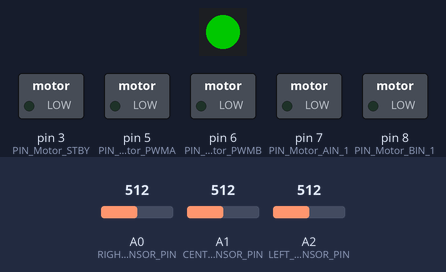
Bench run of a sketch on a simulated Arduino Uno, built with avr-gcc and run on an emulated ATmega328P. Shown: 1 RGB LEDs in strip order, left to right, switched loads named in the sketch (green lamp = pin HIGH). Inputs (shaded band) come from the test bench; at power-on: A0 (RIGHT_SENSOR_PIN) = 512, A1 (CENTER_SENSOR_PIN) = 512, A2 (LEFT_SENSOR_PIN) = 512. Dim RGB values are drawn brighter than linear.

Above: at 2.8 s.
2.9 s: A0 (RIGHT_SENSOR_PIN) set to 612
4.4 s: A0 (RIGHT_SENSOR_PIN) set to 637
At 5.2 s:
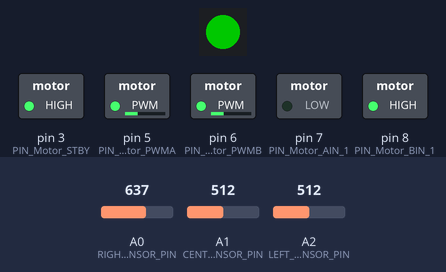
5.9 s: A1 (CENTER_SENSOR_PIN) set to 621
7.4 s: A1 (CENTER_SENSOR_PIN) set to 636
At 8.4 s:
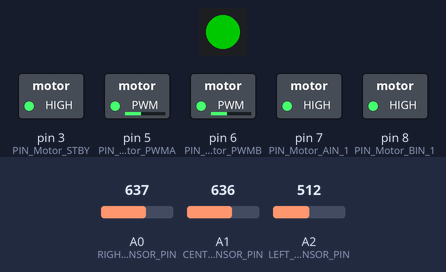
8.9 s: A1 (CENTER_SENSOR_PIN) set to 618
At 9.6 s:
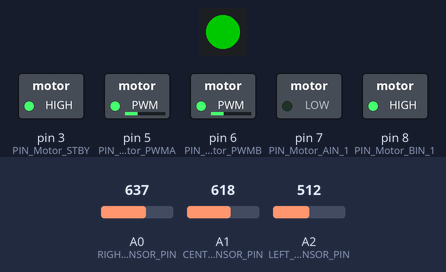
10.4 s: A2 (LEFT_SENSOR_PIN) set to 610
11.9 s: A2 (LEFT_SENSOR_PIN) set to 641
At 13.2 s:
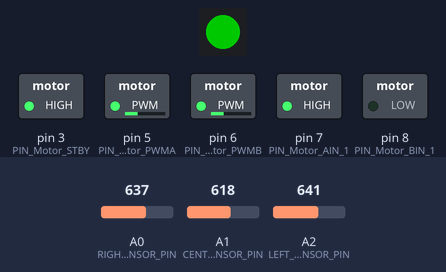
Timing chart, 0 to 14.4 s (numbered marks = the images above; inputs shaded):
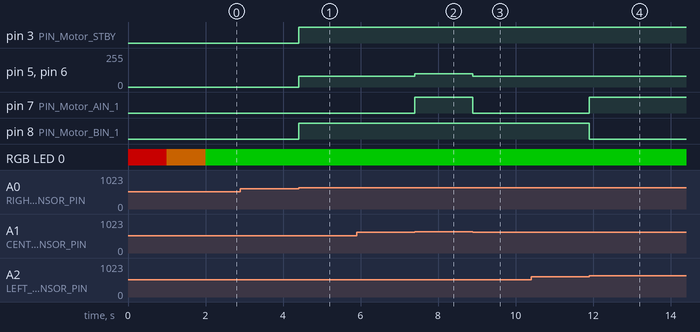

Measured:
- the behaviour switches between 628 and 629 on A0 (RIGHT_SENSOR_PIN) (found by bisection; images 0 and 1)
- the behaviour switches between 628 and 629 on A1 (CENTER_SENSOR_PIN) (found by bisection; images 1 and 2)
- the behaviour switches between 628 and 629 on A2 (LEFT_SENSOR_PIN) (found by bisection; images 3 and 4)
- after the input at 2.9 s, every drawn part: stays the same
- after the input at 4.4 s, pin 3 (PIN_Motor_STBY), pin 8 (PIN_Motor_BIN_1): LOW → HIGH at once; pin 5 (PIN_Motor_PWMA), pin 6 (PIN_Motor_PWMB): 0/255 → 80/255 at once
- after the input at 5.9 s, every drawn part: stays the same
- after the input at 7.4 s, pin 5 (PIN_Motor_PWMA), pin 6 (PIN_Motor_PWMB): 80/255 → 100/255 at once; pin 7 (PIN_Motor_AIN_1): LOW → HIGH at once
- after the input at 8.9 s, pin 5 (PIN_Motor_PWMA), pin 6 (PIN_Motor_PWMB): 100/255 → 80/255 at once; pin 7 (PIN_Motor_AIN_1): HIGH → LOW at once
- after the input at 10.4 s, every drawn part: stays the same
- after the input at 11.9 s, pin 7 (PIN_Motor_AIN_1): LOW → HIGH at once; pin 8 (PIN_Motor_BIN_1): HIGH → LOW at once

The sketch:

motorDemo.ino
```cpp
//Wincker Matthias Frebillot-Fergut Andrea
#include "CarMotors.h" // Bibliothèque pour contrôler les moteurs du robot
#include "FastLED.h"   // Bibliothèque pour gérer les LEDs RGB

CarMotors car; // Objet représentant les moteurs de la voiture
int intersectionCount = 0; // Compteur du nombre d'intersections

// define pour les broches des capteurs de ligne
#define LEFT_SENSOR_PIN A2
#define CENTER_SENSOR_PIN A1
#define RIGHT_SENSOR_PIN A0

// Define pour le pin de la led et le nombre de leds
#define PIN_RGBLED 4
#define NUM_LEDS 1

CRGB leds[NUM_LEDS]; // Tableau avec couleur led

// Seuil de détection des capteurs de ligne
#define THRESHOLD 628

// Vitesse de base et vitesse pour les virages
#define BASE_SPEED 100
#define TURN_SPEED 80

// Seuil addition des capteurs permet la detection d'intersections
int allsensor = 2350;

// Indicateur pour savoir si le robot est actuellement à une intersection
bool isAtIntersection = false;

void setup() {
  Serial.begin(9600); // Permet d'initialiser la com serie
  car.init(BASE_SPEED); // Init de la vitesse
  pinMode(LEFT_SENSOR_PIN, INPUT);   // Configurer le capteur gauche comme entrée
  pinMode(CENTER_SENSOR_PIN, INPUT); // Configurer le capteur central comme entrée
  pinMode(RIGHT_SENSOR_PIN, INPUT);  // Configurer le capteur droit comme entrée
  FastLED.addLeds<NEOPIXEL, PIN_RGBLED>(leds, NUM_LEDS); // Initialisation de la led
  FastLED.setBrightness(100); // Réglage de la luminosité de la led
  leds[0] = CRGB(255, 0, 0); // Rouge
  FastLED.show(); // Appliquer la couleur sur la led
}

void loop() {
  // Variables pour gérer une séquence d'initialisation avant le démarrage
  static unsigned long startTime = 0; // Temps de début
  static bool hasStarted = false; // Indique si le robot a démarré

  // demarage du robot, sequences leds
  if (!hasStarted) {
    if (startTime == 0) {
      startTime = millis(); // Enregistrer le moment ou le programme commence
      leds[0] = CRGB(255, 0, 0); // Rouge pour indiquer que le robot est au repos
      FastLED.show();
    }

    unsigned long currentTime = millis() - startTime; // Temps écoulé depuis le début

    if (currentTime >= 1000 && currentTime < 2000) {
      leds[0] = CRGB(255, 125, 0); // Orange pour signaler un état intermèdiaire
      FastLED.show();
    } else if (currentTime >= 2000) {
      leds[0] = CRGB(0, 255, 0); // Vert pour signaler que le robot est prêt à partir
      FastLED.show();
      hasStarted = true; // Marquer que le robot a demarrer
    }
    return; // Arreter ici pour laisser la sequence d'initialisation se dérouler
  }

  // Lecture des valeurs des capteurs de ligne
  int leftSensor = analogRead(LEFT_SENSOR_PIN); // Valeur du capteur gauche
  int centerSensor = analogRead(CENTER_SENSOR_PIN); // Valeur du capteur central
  int rightSensor = analogRead(RIGHT_SENSOR_PIN); // Valeur du capteur droit

  // Controle du mouvement en fonction des capteurs
  if (centerSensor > THRESHOLD) {
    car.setSpeed(BASE_SPEED); // Avancer en ligne droite
    car.goForward();
  } else if (leftSensor > THRESHOLD) {
    car.setSpeed(TURN_SPEED); // Tourner à gauche
    car.turnLeft();
  } else if (rightSensor > THRESHOLD) {
    car.setSpeed(TURN_SPEED); // Tourner à droite
    car.turnRight();
  } else {
    car.stop(); // S'arreter si aucun capteur n'est actif
  }

  // Détection d'une intersection
  if (allsensor < leftSensor + centerSensor + rightSensor &&
      leftSensor > THRESHOLD && centerSensor > THRESHOLD && rightSensor > THRESHOLD) {
    if (!isAtIntersection) { // Vérifier si c'est une nouvelle intersection
      isAtIntersection = true; // Marquer que nous sommes a une intersection
      intersectionCount++; // Incrémenter le compteur d'intersections
      Serial.println(intersectionCount); // Afficher le compteur sur le moniteur série

      // Changer la couleur des LEDs selon le nombre d'intersections
      if (intersectionCount < 3) {
        leds[0] = CRGB(0, 255, 0); // Vert
        FastLED.show();
      } else if (intersectionCount < 5) {
        leds[0] = CRGB(0, 0, 255); // Bleu
        FastLED.show();
      } else if (intersectionCount < 7) {
        leds[0] = CRGB(255, 128, 0); // Orange
        FastLED.show();
      }

      // Si le compteur atteint 7, reculer légèrement et arrêter
      if (intersectionCount >= 7) {
        car.setSpeed(50); // Vitesse lente
        car.goBackward(); // Reculer légèrement
        delay(250);
        car.stop(); // Arrêt complet
        leds[0] = CRGB(255, 255, 0); // Jaune pour end
        FastLED.show();
        while (true) {} //Stopper completement
      }
    }
  } else {
    isAtIntersection = false; // Reset
  }

  delay(10);
}
```

carMotors.cpp
```cpp
#include "CarMotors.h"

void CarMotors::init(uint8_t p_speed) {
  currentSpeed = p_speed;
  isMoving = false;
  pinMode(PIN_Motor_PWMA, OUTPUT);
  pinMode(PIN_Motor_PWMB, OUTPUT);
  pinMode(PIN_Motor_AIN_1, OUTPUT);
  pinMode(PIN_Motor_BIN_1, OUTPUT);
  pinMode(PIN_Motor_STBY, OUTPUT);
}

void CarMotors::goForward() {
  isMoving = true;
  digitalWrite(PIN_Motor_STBY, HIGH);
  digitalWrite(PIN_Motor_AIN_1, HIGH);
  analogWrite(PIN_Motor_PWMA, currentSpeed);
  digitalWrite(PIN_Motor_BIN_1, HIGH);
  analogWrite(PIN_Motor_PWMB, currentSpeed);
}

void CarMotors::goBackward() {
  isMoving = true;
  digitalWrite(PIN_Motor_STBY, HIGH);
  digitalWrite(PIN_Motor_AIN_1, LOW);
  analogWrite(PIN_Motor_PWMA, currentSpeed);
  digitalWrite(PIN_Motor_BIN_1, LOW);
  analogWrite(PIN_Motor_PWMB, currentSpeed);
}

void CarMotors::turnLeft() {
  isMoving = true;
  digitalWrite(PIN_Motor_STBY, HIGH);
  digitalWrite(PIN_Motor_AIN_1, HIGH);
  analogWrite(PIN_Motor_PWMA, currentSpeed);
  digitalWrite(PIN_Motor_BIN_1, LOW);
  analogWrite(PIN_Motor_PWMB, currentSpeed);
}

void CarMotors::turnRight() {
  isMoving = true;
  digitalWrite(PIN_Motor_STBY, HIGH);
  digitalWrite(PIN_Motor_AIN_1, LOW);
  analogWrite(PIN_Motor_PWMA, currentSpeed);
  digitalWrite(PIN_Motor_BIN_1, HIGH);
  analogWrite(PIN_Motor_PWMB, currentSpeed);
}

void CarMotors::drive(float leftCoef,float rightCoef) {
  isMoving = true;
  if (leftCoef<-1.0f) leftCoef=-1.0f;
  if (leftCoef>1.0f) leftCoef=1.0f;
  if (rightCoef<-1.0f) rightCoef=-1.0f;
  if (rightCoef>1.0f) rightCoef=1.0f;
  digitalWrite(PIN_Motor_STBY, HIGH);
  digitalWrite(PIN_Motor_AIN_1, leftCoef>0.0f?HIGH:LOW);
  analogWrite(PIN_Motor_PWMA, leftCoef*currentSpeed);
  digitalWrite(PIN_Motor_BIN_1, rightCoef>0.0f?HIGH:LOW);
  analogWrite(PIN_Motor_PWMB, rightCoef*currentSpeed);
}

void CarMotors::stop() {
  isMoving = false;
  digitalWrite(PIN_Motor_STBY, LOW);
  analogWrite(PIN_Motor_PWMA, 0);
  analogWrite(PIN_Motor_PWMB, 0);
}
```

carMotors.h
```cpp
#include <arduino.h>

#define PIN_Motor_PWMA 5
#define PIN_Motor_PWMB 6
#define PIN_Motor_BIN_1 8
#define PIN_Motor_AIN_1 7
#define PIN_Motor_STBY 3

class CarMotors {
private:
  uint8_t currentSpeed; // vitesse courante des deux moteurs
  bool isMoving; // état du robot, avance (true) ou est arrêté (false)
public :
// initialisation des ports pour commander les moteurs
  void init(uint8_t p_speed);
// réglage de la vitesse de rotation
  void setSpeed(uint8_t p_speed) { currentSpeed = p_speed; }
// fait avancer la voiture
  void goForward();
// fait reculer la voiture
  void goBackward();
// fait tourner la voiture sur place vers la gauche
  void turnLeft();
// fait tourner la voiture sur place vers la droite
  void turnRight();
  // fait rouler la voiture en indiquant la vitesses de roues de gauche et des roues de droite.
  void drive(float leftCoef,float rightCoef);
  void stop();
  bool getIsMoving() { return isMoving; }
};
```
